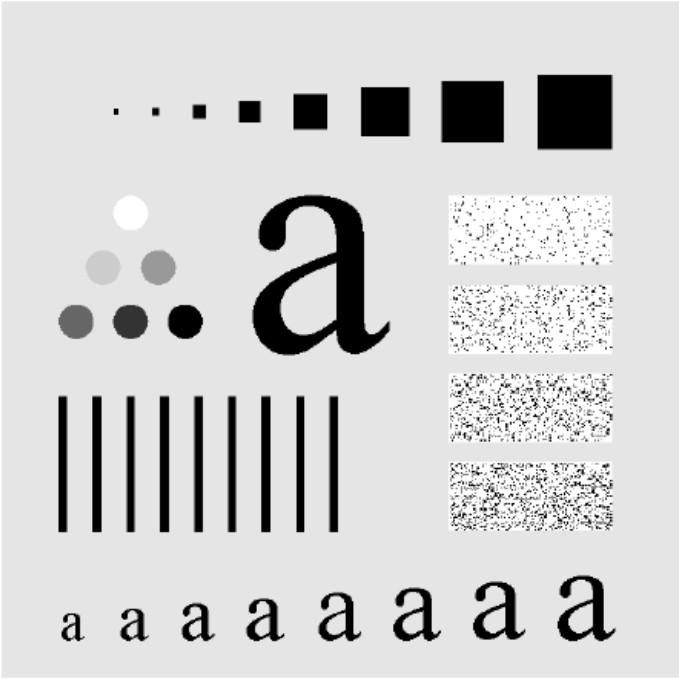
#> input picture images/imagem_teste_filtros.jpg, 679 x 679 px, found by its file name
$ python filtro_high_boost.py
#> lines starting #> are read from the running program, lines starting #| are printed output that depends on the picture; after the words box and inside, x2 and y2 are one past the last pixel; in counts of white or black regions, pixels touching at a corner belong together
### src/utils.py
import numpy as np
from numpy.lib.stride_tricks import as_strided
from numpy.fft import fft2, fftshift, ifft2, ifftshift


# [64 lines left out: functions janela_deslizante, vizinhos_celula, not called in this run]


def aplicar_filtro_Fimagem(image: np.ndarray, H: np.ndarray) -> np.ndarray:
    """
    Aplica um filtro no domínio de Fourier a uma imagem.

    Args:
        img (numpy.ndarray): A imagem de entrada (escala de cinza).
        H (numpy.ndarray): O filtro no domínio de frequência.

    Returns:
        numpy.ndarray: A imagem filtrada.

    Notes:
        Esta função aplica um filtro no domínio de Fourier à imagem de entrada.
        Primeiro, ela centraliza a imagem no domínio da frequência. Em seguida, aplica
        a Transformada de Fourier à imagem para converter a imagem para o domínio da frequência.
        Depois, multiplica a imagem no domínio da frequência pelo filtro especificado (H).
        Por fim, a função realiza a Transformada Inversa de Fourier para obter a imagem
        filtrada no domínio espacial.

    Args:
        img (numpy.ndarray): A imagem de entrada em escala de cinza.
        H (numpy.ndarray): O filtro no domínio de frequência a ser aplicado.

    Returns:
        numpy.ndarray: A imagem filtrada no domínio espacial.

    """
    # Aplica a Transformada de Fourier à imagem
    img_fourier = fftshift(fft2(image))

    # Aplica o filtro no domínio de Fourier
    filtro_em_fourier = img_fourier * H

    # Realiza a Transformada Inversa de Fourier para obter a imagem filtrada
    imagem_filtrada = np.real(ifft2(ifftshift(filtro_em_fourier)))

    return imagem_filtrada


def distancia_dominio_frequencia(image: np.ndarray) -> np.ndarray:
    linha, coluna = image.shape
    indices_linhas = np.zeros((linha, coluna))
    indices_colunas = np.zeros((linha, coluna))

    if linha == coluna:
        for i in range(linha):
            for j in range(coluna):
                indices_linhas[i, j] = i
        indices_colunas = indices_linhas.T
    else:
        for i in range(linha):
            for j in range(coluna):
                indices_linhas[i, j] = i
                indices_colunas[i, j] = j

    D = np.zeros((linha, coluna))
    for i in range(linha):
        for j in range(coluna):
            D[i, j] = np.sqrt(pow((indices_linhas[i, j] - linha // 2),
                              2) + pow((indices_colunas[i, j] - coluna // 2), 2))

    return D

### src/filtro_passa_ideal.py
from PIL import Image
import numpy as np
import matplotlib.pyplot as plt
from utils import aplicar_filtro_Fimagem, distancia_dominio_frequencia


def filtro_passa_ideal(image: np.ndarray, D0: float, passa_baixa: bool = False) -> np.ndarray:
    """
    Cria um filtro ideal no domínio de frequência.

    Args:
        img (numpy.ndarray): A imagem de entrada.
        D0 (float): A frequência de corte do filtro ideal.
        lowpass (bool): Define se o filtro é passa-baixas (True) ou passa-altas (False).

    Returns:
        numpy.ndarray: O filtro ideal no domínio de frequência.

    Notes:
        Esta função cria um filtro ideal no domínio de frequência com base na
        frequência de corte D0 e na opção de filtro passa-baixas ou passa-altas.
        O filtro é retornado como uma matriz que pode ser usada para filtrar a imagem.
    """

    D = distancia_dominio_frequencia(image)

    if passa_baixa:
        L = np.heaviside(-1 * (D - D0), 1)
        return L
    else:
        H = np.heaviside(1 * (D - D0), 1)
        return H


# [18 lines that do not run on import are left out]

### src/filtro_high_boost.py
from PIL import Image
import numpy as np
import matplotlib.pyplot as plt
from utils import aplicar_filtro_Fimagem
from filtro_passa_ideal import filtro_passa_ideal


def high_boost(image: np.ndarray, lowpass_filtered_image: np.ndarray, A: float) -> np.ndarray:
    """
    Aplique a técnica de aprimoramento de alta frequência (high-boost) a uma imagem.

    Args:
        image (numpy.ndarray): A imagem original.
        lowpass_filtered_image (numpy.ndarray): A imagem filtrada pelo filtro passa-baixa.
        A (float): O fator de amplificação.

    Returns:
        Image: A imagem resultante após a aplicação do realce de alta frequência.

    Notes:
        A técnica de realce de alta frequência (high-boost) envolve a multiplicação da
        imagem original por um fator de amplificação (A) e a subtração da imagem filtrada
        pelo filtro passa-baixa. O resultado é uma imagem realçada, enfatizando as altas
        frequências.
    """
    result = A * image - lowpass_filtered_image
    return result


if __name__ == "__main__":
    imagem = Image.open("images/imagem_teste_filtros.jpg").convert("L")
    imagem_array = np.array(imagem)

    frequencias = [1.2, 5, 10, 15, 50, 100]

    plt.figure(figsize=(len(frequencias)*3, 3))
    plt.suptitle("Imagens filtradas com diferentes frequências de corte")

    for index, D0 in enumerate(frequencias):
        plt.subplot(1, len(frequencias), index+1)
        plt.title(f'D0={D0}')
        plt.axis('off')
        i_filtro = filtro_passa_ideal(imagem_array, D0, True)
        i_imagem = aplicar_filtro_Fimagem(imagem_array, i_filtro)
        hb_imagem = high_boost(imagem_array, i_imagem, 2)
        plt.imshow(hb_imagem, cmap='gray')
#> this loop made 6 passes
#> pass 1, in filtro_passa_ideal, `D = distancia_dominio_frequencia(image)`:
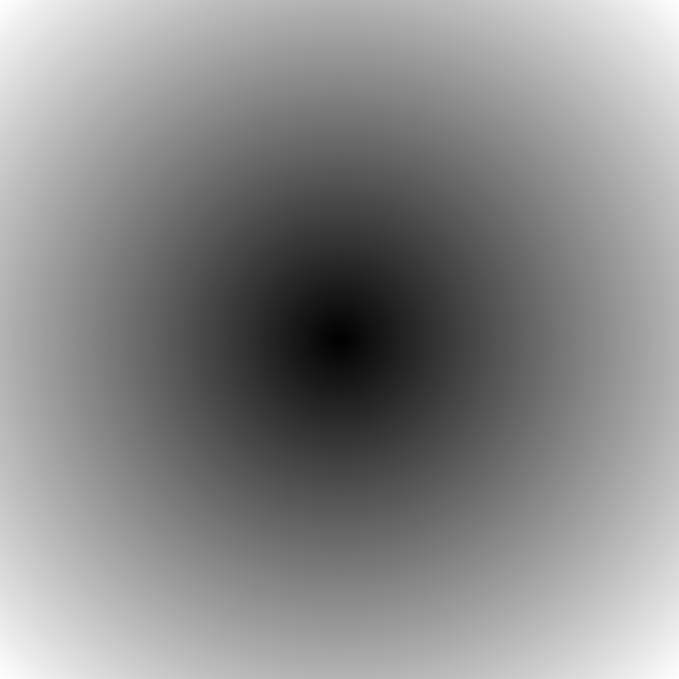
#> D: shape (679, 679) float64; min 0, max 479.4, mean 259.8; drawn with min black and max white
#> pass 1, in filtro_passa_ideal, `L = np.heaviside(-1 * (D - D0), 1)`:
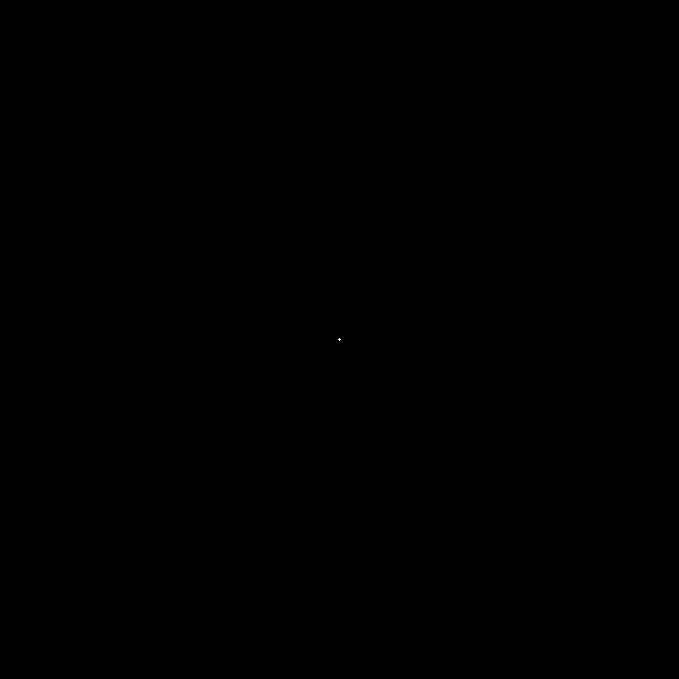
#> L: shape (679, 679) float64; values 0 (black) and 1 (white), 0% white in thin lines or dots, all inside (x1, y1, x2, y2) = (338, 338, 341, 341)
#> pass 1, in aplicar_filtro_Fimagem, `imagem_filtrada = np.real(ifft2(ifftshift(filtro_em_fourier)))`:
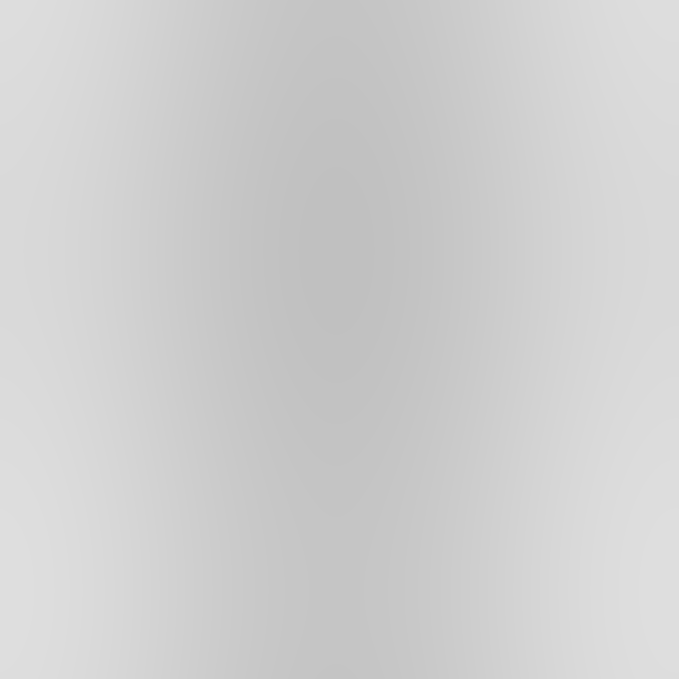
#> imagem_filtrada: shape (679, 679) float64; min 192.2, max 222.7, mean 207.5
#> pass 1, in high_boost, `result = A * image - lowpass_filtered_image`:
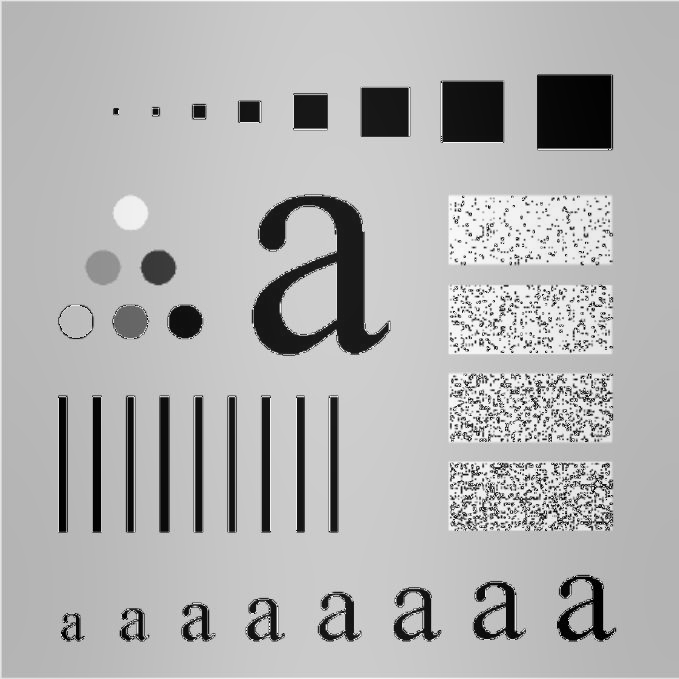
#> result: shape (679, 679) float64; min -220.5, max 61.72, mean -22.6; drawn with min black and max white

    plt.show()
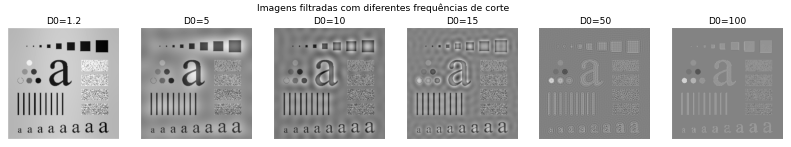
#> figure drawn by matplotlib, 6 panels
